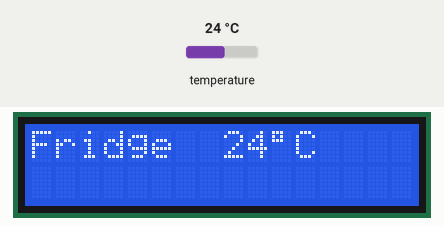
Simulated run of this sketch. Board: Arduino Uno, built with avr-gcc and run on an emulated ATmega328P. On the bench: 16×2 character LCD. Inputs (shaded band) come from the test bench; at power-on: temperature 24 °C. What the sketch prints to the serial monitor is not drawn.

Above: at 1.2 s.
1.3 s: temperature set to 12 °C
At 4.3 s:
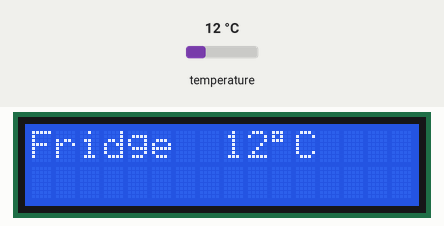
4.6 s: temperature set to 28 °C
At 5.8 s:
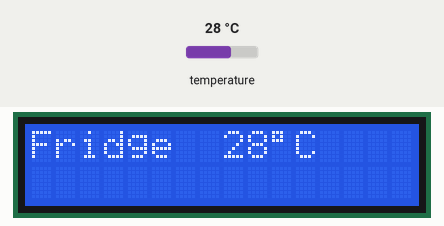
7.5 s: temperature set to 33 °C
At 10.0 s:
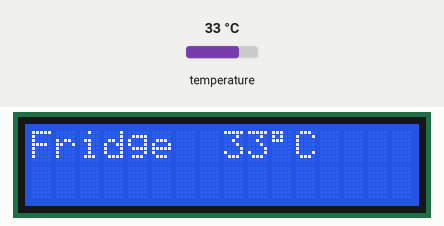
10.8 s: temperature set to 7 °C
At 12.6 s:
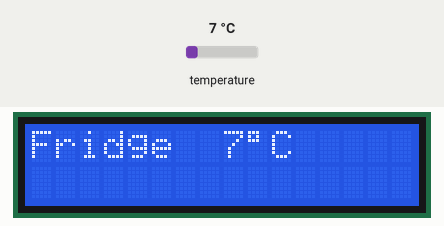
Timing chart, 0 to 14.1 s (numbered marks = the images above; inputs shaded):
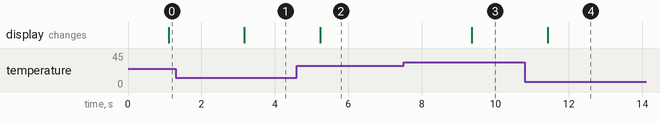

Measured:
- after the input at 1.3 s, the display: changes after 1.9 s (image 1)
- after the input at 4.6 s, the display: changes after 0.63 s (image 2)
- after the input at 7.5 s, the display: changes after 1.9 s (image 3)
- after the input at 10.8 s, the display: changes after 0.62 s (image 4)

The sketch:

Fridge.ino
```cpp
//
// Code for Arduino Uno to use OneWire temperature
// sensors to display on a DFRobot LCD
//
// Author: Jennifer Liddle <jennifer@jsquared.co.uk>
//
// Based on example code :
//
// http://www.arduino.cc/en/Tutorial/LiquidCrystal
// and
// http://www.pjrc.com/teensy/td_libs_OneWire.html
//
#include <OneWire.h>
#include <LiquidCrystal.h>

#define COLUMNS 16
#define LINES 2

byte device_number = 0;

// initialize the LCD with the numbers of the interface pins
LiquidCrystal lcd(8, 9, 4, 5, 6, 7);

// initialise the OnewWire device
OneWire  ds(2);  // on pin 10 (a 4.7K resistor is necessary)

void setup(void) {
  Serial.begin(9600);
  lcd.begin(COLUMNS, LINES); 	   // set up the LCD's number of columns and rows:
  lcd.print("J-Squared");  // Print a message to the LCD.
}

void loop(void) {
  byte i;
  byte present = 0;
  byte type_s;
  byte data[12];
  byte addr[8];
  float celsius;

  if ( !ds.search(addr)) {
    Serial.println("No more addresses.");
    Serial.println();
    ds.reset_search();
    device_number = 0;
    delay(1000);
    return;
  }

  Serial.print("ROM =");
  for( i = 0; i < 8; i++) {
    Serial.write(' ');
    Serial.print(addr[i], HEX);
  }

  if (OneWire::crc8(addr, 7) != addr[7]) {
      Serial.println("CRC is not valid!");
      return;
  }
  Serial.println();

  // the first ROM byte indicates which chip
  switch (addr[0]) {
    case 0x10:
      Serial.println("  Chip = DS18S20");  // or old DS1820
      type_s = 1;
      break;
    case 0x28:
      Serial.println("  Chip = DS18B20");
      type_s = 0;
      break;
    case 0x22:
      Serial.println("  Chip = DS1822");
      type_s = 0;
      break;
    default:
      Serial.println("Device is not a DS18x20 family device.");
      return;
  }

  ds.reset();
  ds.select(addr);
  ds.write(0x44, 1);        // start conversion, with parasite power on at the end

  delay(1000);     // maybe 750ms is enough, maybe not
  // we might do a ds.depower() here, but the reset will take care of it.

  present = ds.reset();
  ds.select(addr);
  ds.write(0xBE);         // Read Scratchpad

  Serial.print("  Data = ");
  Serial.print(present, HEX);
  Serial.print(" ");
  for ( i = 0; i < 9; i++) {           // we need 9 bytes
    data[i] = ds.read();
    Serial.print(data[i], HEX);
    Serial.print(" ");
  }
  Serial.print(" CRC=");
  Serial.print(OneWire::crc8(data, 8), HEX);
  Serial.println();

  // Convert the data to actual temperature
  // because the result is a 16 bit signed integer, it should
  // be stored to an "int16_t" type, which is always 16 bits
  // even when compiled on a 32 bit processor.
  int16_t raw = (data[1] << 8) | data[0];
  if (type_s) {
    raw = raw << 3; // 9 bit resolution default
    if (data[7] == 0x10) {
      // "count remain" gives full 12 bit resolution
      raw = (raw & 0xFFF0) + 12 - data[6];
    }
  } else {
    byte cfg = (data[4] & 0x60);
    // at lower res, the low bits are undefined, so let's zero them
    if (cfg == 0x00) raw = raw & ~7;  // 9 bit resolution, 93.75 ms
    else if (cfg == 0x20) raw = raw & ~3; // 10 bit res, 187.5 ms
    else if (cfg == 0x40) raw = raw & ~1; // 11 bit res, 375 ms
    //// default is 12 bit resolution, 750 ms conversion time
  }
  celsius = (float)raw / 16.0;
  Serial.print("  Device: ");
  Serial.print(device_number);
  Serial.print("  Temperature = ");
  Serial.print(celsius);
  Serial.print(" Celsius, ");

  if (device_number < LINES) {
    lcd.setCursor(0,device_number);
    if (device_number==0) lcd.print("Fridge  ");
    if (device_number==1) lcd.print("Freezer ");
    lcd.print((int)celsius);
    lcd.print((char)223); lcd.print("C");
    lcd.print("   ");
  }
  device_number++;
}
```
